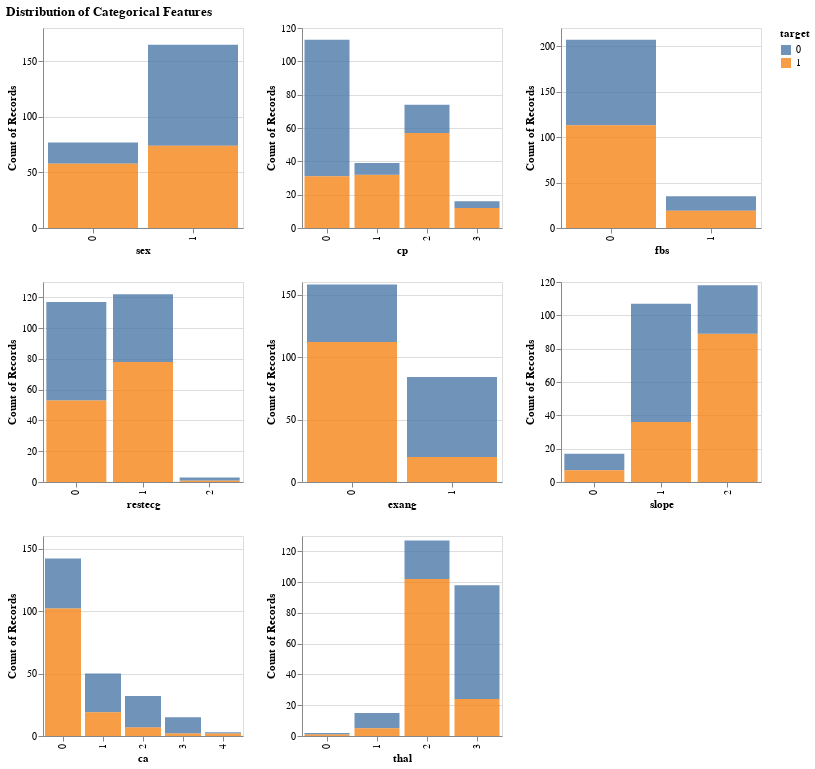

Notebook source saved alongside this figure:
### Code cell
cate_dist = alt.Chart(train_df).mark_bar(opacity=0.8).encode(
    x= alt.X(alt.repeat(), type='nominal'),
    y="count()",
    color="target:N"
).properties(
    height=200,
    width=200
).repeat(
    cate_cols,
    columns=3
)
cate_dist.properties(title='Distribution of Categorical Features')

### Figure 1 — Vega-Lite specification as saved in the notebook (floating-point values rounded to 4 significant figures; data arrays with more than 128 entries replaced by an {"elided": "..."} marker saying what was removed)
{"$schema": "https://vega.github.io/schema/vega-lite/v4.17.0.json", "columns": 3, "config": {"view": {"continuousHeight": 300, "continuousWidth": 400}}, "datasets": {"data-04a3e83bc2ba827c958ea3d4b04c6faf": {"elided": "242 records"}}, "repeat": ["sex", "cp", "fbs", "restecg", "exang", "slope", "ca", "thal"], "spec": {"data": {"name": "data-04a3e83bc2ba827c958ea3d4b04c6faf"}, "encoding": {"color": {"field": "target", "type": "nominal"}, "x": {"field": {"repeat": "repeat"}, "type": "nominal"}, "y": {"aggregate": "count", "type": "quantitative"}}, "height": 200, "mark": {"opacity": 0.8, "type": "bar"}, "width": 200}, "title": "Distribution of Categorical Features"}
